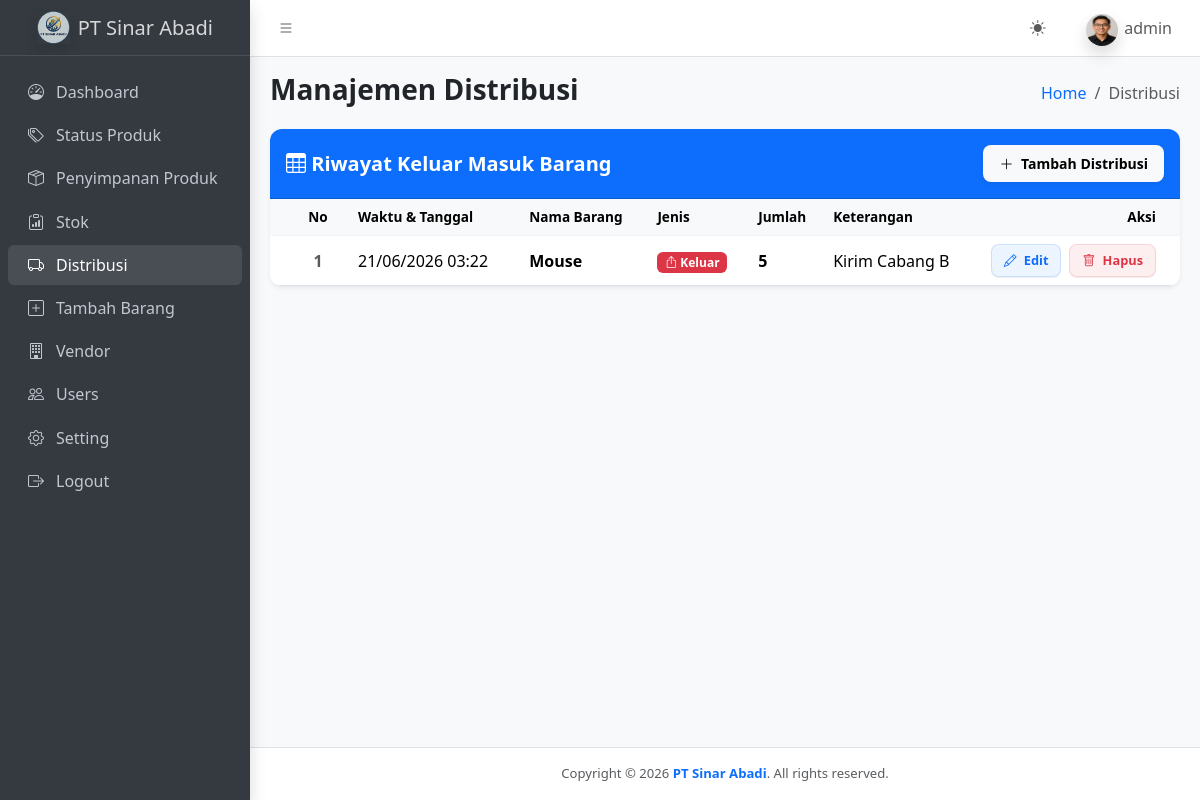
Page /distribusi.php (signed in) on the earlier database version.
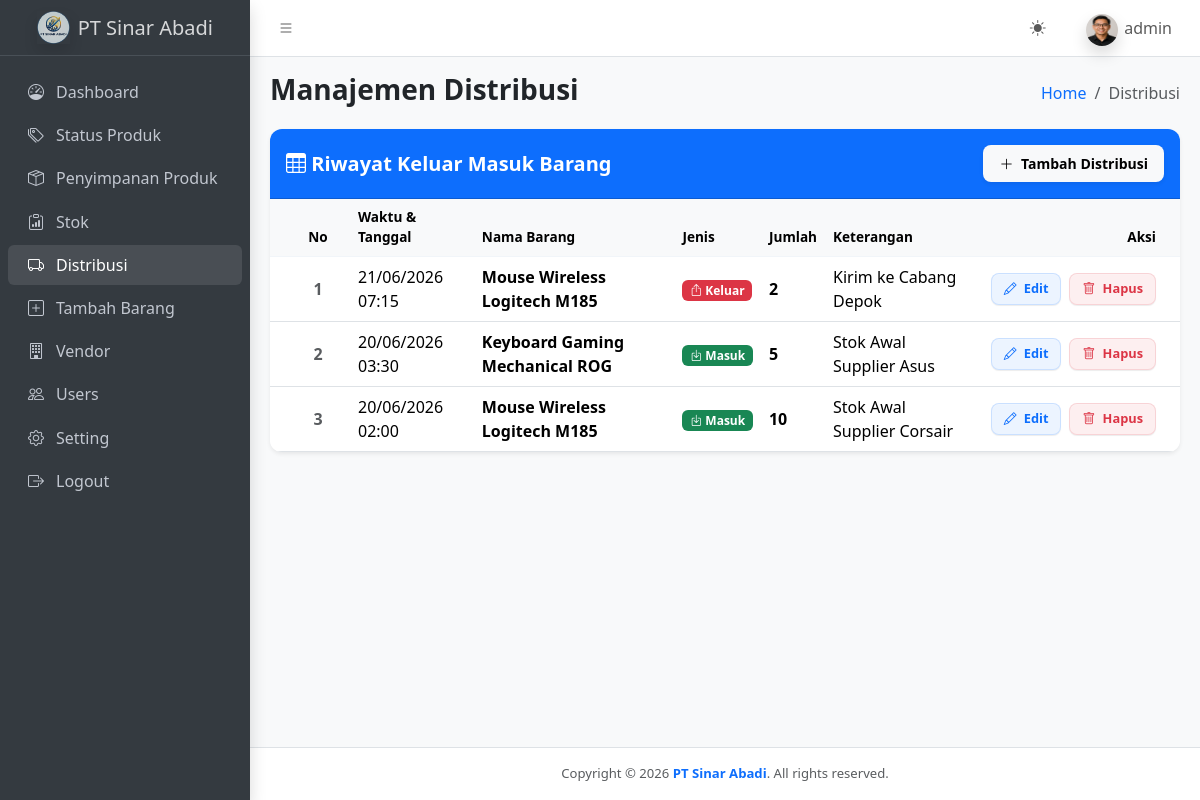
Same page on the later database version.
### tables this page shows
CREATE TABLE `distribusi` (
  `id_distribusi` int(11) NOT NULL,
  `id_barang` int(11) NOT NULL,
  `jenis_distribusi` enum('Masuk','Keluar') NOT NULL,
  `jumlah` int(11) NOT NULL,
  `tanggal_distribusi` timestamp NOT NULL DEFAULT current_timestamp() ON UPDATE current_timestamp(),
  `keterangan` text NOT NULL
);

CREATE TABLE `barang` (
  `id` int(11) NOT NULL AUTO_INCREMENT,
  `nama_barang` varchar(100) NOT NULL,
  `status_id` varchar(50) DEFAULT NULL,
  `penyimpanan_id` varchar(100) DEFAULT NULL,
  `harga_barang` int(11) DEFAULT NULL,
  `stok` int(11) NOT NULL,
  `limit_stok` int(11) NOT NULL DEFAULT 5,
  `vendor_id` int(11) NOT NULL,
  PRIMARY KEY (`id`)
);

### distribusi.php (the view, shortened to what the changed rows need)
<?php
include 'koneksi.php';
$query_riwayat = "SELECT d.*, b.nama_barang
                  FROM distribusi d
                  JOIN barang b ON d.id_barang = b.id
                  ORDER BY d.tanggal_distribusi DESC, d.id_distribusi DESC";
$riwayat = mysqli_query($koneksi, $query_riwayat);
include __DIR__ . '/components/head.php';
?>
<main class="app-main">
    <div class="app-content">
        <div class="container-fluid">
            <div class="row">
                <div class="col-12">
                    <div class="card shadow-sm border-0" style="border-radius: 12px; overflow: hidden;">
                        <div class="card-body p-0">
                            <div class="table-responsive">
                                <table class="table table-hover align-middle mb-0">
                                    <thead class="table-light text-secondary fw-semibold" style="font-size: 0.85rem; border-bottom: 1px solid #f1f5f9;">
                                        <tr>
                                            <th width="80" class="ps-4 text-center">No</th>
                                            <th>Waktu & Tanggal</th>
                                            <th>Nama Barang</th>
                                            <th>Jenis</th>
                                            <th>Jumlah</th>
                                            <th>Keterangan</th>
                                            <?php if ($_SESSION['role'] === 'admin'): ?>
                                            <th width="200" class="pe-4 text-end">Aksi</th>
                                            <?php endif; ?>
                                        </tr>
                                    </thead>
                                    <tbody>
                                        <?php
                                        $no = 1;
                                        while ($r = mysqli_fetch_assoc($riwayat)) {
                                        ?>
                                            <tr>
                                                <td class="ps-4 text-center text-muted fw-semibold"><?= $no++; ?></td>
                                                <td><?= date('d/m/Y H:i', strtotime($r['tanggal_distribusi'])); ?></td>
                                                <td><strong><?= htmlspecialchars($r['nama_barang']); ?></strong></td>
                                                <td>
                                                    <?php if ($r['jenis_distribusi'] === 'Masuk') { ?>
                                                        <span class="badge bg-success"><i class="bi bi-box-arrow-in-down"></i> Masuk</span>
                                                    <?php } else { ?>
                                                        <span class="badge bg-danger"><i class="bi bi-box-arrow-up"></i> Keluar</span>
                                                    <?php } ?>
                                                </td>
                                                <td><strong><?= $r['jumlah']; ?></strong></td>
                                                <td><?= htmlspecialchars($r['keterangan']); ?></td>
                                                <?php if ($_SESSION['role'] === 'admin'): ?>
                                                <td class="pe-4 text-end">
                                                    <div class="d-inline-flex gap-2">
                                                        <button
                                                            type="button"
                                                            class="btn btn-edit-user-custom btn-edit-distribusi btn-sm"
                                                            data-id="<?= $r['id_distribusi']; ?>"
                                                            data-id-barang="<?= $r['id_barang']; ?>"
                                                            data-jenis="<?= htmlspecialchars($r['jenis_distribusi']); ?>"
                                                            data-jumlah="<?= (int) $r['jumlah']; ?>"
                                                            data-keterangan="<?= htmlspecialchars($r['keterangan']); ?>"
                                                            data-tanggal="<?= date('Y-m-d\TH:i', strtotime($r['tanggal_distribusi'])); ?>">
                                                            <i class="bi bi-pencil me-1"></i> Edit
                                                        </button>
                                                        <a
                                                            href="distribusi.php?hapus=<?= $r['id_distribusi']; ?>"
                                                            class="btn btn-hapus-user-custom btn-hapus-distribusi btn-sm"
                                                            data-nama="<?= htmlspecialchars($r['nama_barang']); ?>"
                                                            data-jenis="<?= htmlspecialchars($r['jenis_distribusi']); ?>"
                                                            data-jumlah="<?= (int) $r['jumlah']; ?>">
                                                            <i class="bi bi-trash me-1"></i> Hapus
                                                        </a>
                                                    </div>
                                                </td>
                                                <?php endif; ?>
                                            </tr>
                                        <?php } ?>
                                    </tbody>
                                </table>
                            </div>
                        </div>
                    </div>
                </div>
            </div>
        </div>
    </div>
</main>
<?php include __DIR__ . '/components/footer.php'; ?>

Differences in the rows shown:
removed distribusi: tanggal_distribusi "21/06/2026 03:22", id_barang.nama_barang "Mouse", jenis_distribusi "Keluar" (drawn), jumlah "5", keterangan "Kirim Cabang B"
added distribusi: tanggal_distribusi "21/06/2026 07:15", id_barang.nama_barang "Mouse Wireless Logitech M185", jenis_distribusi "Keluar" (drawn), jumlah "2", keterangan "Kirim ke Cabang Depok"
added distribusi: tanggal_distribusi "20/06/2026 03:30", id_barang.nama_barang "Keyboard Gaming Mechanical ROG", jenis_distribusi "Masuk" (drawn), jumlah "5", keterangan "Stok Awal Supplier Asus"
added distribusi: tanggal_distribusi "20/06/2026 02:00", id_barang.nama_barang "Mouse Wireless Logitech M185", jenis_distribusi "Masuk" (drawn), jumlah "10", keterangan "Stok Awal Supplier Corsair"
